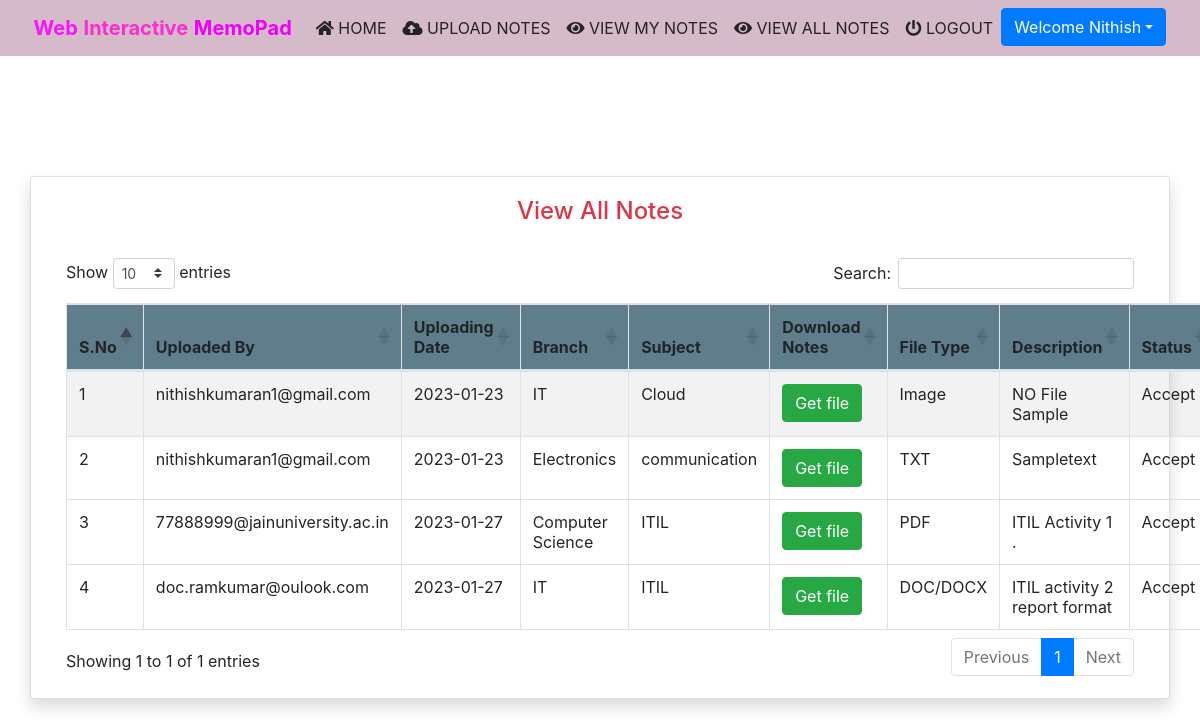
Page /viewallnotes (signed in) on the committed database.
### notes/models.py (models this page shows, shortened)
class Notes(models.Model):
    user = models.ForeignKey(User,on_delete=models.CASCADE)
    uploadingdate = models.CharField(max_length=30)
    branch = models.CharField(max_length=30)
    subject = models.CharField(max_length=30)
    notesfile = models.FileField(null=True)
    filetype = models.CharField(max_length=30)
    description = models.CharField(max_length=200, null=True)
    status = models.CharField(max_length=15)

### notes/views.py (the view)
# urls.py: path('viewallnotes', viewallnotes, name='viewallnotes'),
def viewallnotes(request):
    if not request.user.is_authenticated:
        return redirect('login')
    notes = Notes.objects.filter(status='Accept')
    d = {'notes':notes}
    return render(request, 'viewallnotes.html',d)

### notes/templates/viewallnotes.html (shortened to what this page needs)
{% extends 'usernavigation.html'%}
{% load static %}
{% block body %}
<div class="container card shadow mt-5">
	<div class="card-body">
           <h4 class="text-center text-danger">View All Notes</h4>
			<br>
			<table id="example" class="table table-striped table-bordered" style="width:100%">
				<thead style="background-color : #607d8b;">
					<tr>
						<th>S.No</th>
						<th>Uploaded By</th>
						<th>Uploading Date</th>
						<th>Branch</th>
						<th>Subject</th>
						<th>Download Notes</th>
						<th>File Type</th>
						<th>Description</th>
						<th>Status</th>
					</tr>
					</thead>
				{% for i in notes %}
				<tbody>
				<tr>
                    <td>{{forloop.counter}}</td>
					<td>{{i.user.username}}</td>
					<td>{{i.uploadingdate}}</td>
					<td>{{i.branch}}</td>
					<td>{{i.subject}}</td>
					<td><a href="{{i.notesfile.url}}" class="btn btn-success" download>Get file</a></td>
					<td>{{i.filetype}}</td>
					<td>{{i.description}}</td>
					<td>{{i.status}}</td>
                </tr>
				{% endfor %}
				</tbody>
			</table>
    </div>
</div>
{% endblock %}

### notes/templates/usernavigation.html (shortened to what this page needs)
<html lang="en">
<head>
  {% load static %}
  <link rel="stylesheet" href="https://maxcdn.bootstrapcdn.com/bootstrap/4.3.1/css/bootstrap.min.css">
  <link rel="stylesheet" href="https://use.fontawesome.com/releases/v5.6.3/css/all.css">
    <link rel="stylesheet" href="{% static 'css/mystyle.css' %}">
    <link rel="stylesheet" href="https://cdnjs.cloudflare.com/ajax/libs/twitter-bootstrap/4.5.2/css/bootstrap.css">
<link rel="stylesheet" href="https://cdn.datatables.net/1.11.3/css/dataTables.bootstrap4.min.css">
</head>
<body>
 <nav class="navbar navbar-expand-sm justify-content-center" style = "background-color : rgb(213, 186, 201)">
     <a class="navbar-brand" href=""><span style="color:rgb(247, 21, 251)"><b>Web</b></span><span style="color:rgb(252, 45, 207)"> <b>Interactive</b> </span><span style="color:rgb(238, 0, 251)"><b>MemoPad</b> </b> </span></a>
  <ul class="navbar-nav">
      <li class="navbar-item">
          <a class="nav-link" href="{% url 'profile' %}"><i class="fas fa-home"></i> HOME</a>
      </li>
      <li class="navbar-item">
          <a class="nav-link" href="{% url 'upload_notes' %}"><i class="fas fa-cloud-upload-alt"></i> UPLOAD NOTES</a>
      </li>
			<li class="navbar-item">
                <a class="nav-link" href="{% url 'view_mynotes' %}"><i class="fas fa-eye"></i> VIEW MY NOTES</a>
            </li>
			<li class="navbar-item">
                <a class="nav-link" href="{% url 'viewallnotes' %}"><i class="fas fa-eye"></i> VIEW ALL NOTES</a>
            </li>
			<li class="navbar-item">
                <a class="nav-link" href="{% url 'logout' %}"><i class="fas fa-power-off"></i> LOGOUT</a>
            </li>
			<div class="dropdown">
				<button class="btn btn-primary dropdown-toggle" type="button"
					id="dropdownMenuButton" data-toggle="dropdown" aria-haspopup="true"
					aria-expanded="false">Welcome {{request.user.first_name}}</button>
			</div>
  </ul>
 </nav>
</body>
</html>
{% block body %}
{% endblock %}

### notes/static/css/mystyle.css (style rules this page uses)
.nav-link { color : rgb(35, 35, 35) }

### rows in the picture
Notes: user.username "nithishkumaran1@gmail.com", uploadingdate "2023-01-23", branch "IT", subject "Cloud", filetype "Image", description "NO File Sample", status "Accept"
Notes: user.username "nithishkumaran1@gmail.com", uploadingdate "2023-01-23", branch "Electronics", subject "communication", filetype "TXT", description "Sampletext", status "Accept"
Notes: user.username "77888999@jainuniversity.ac.in", uploadingdate "2023-01-27", branch "Computer Science", subject "ITIL", filetype "PDF", description "ITIL Activity 1 .", status "Accept"
Notes: user.username "doc.ramkumar@oulook.com", uploadingdate "2023-01-27", branch "IT", subject "ITIL", filetype "DOC/DOCX", description "ITIL activity 2 report format", status "Accept"

### other values in the picture
{{ request.user.first_name }} "Nithish"
